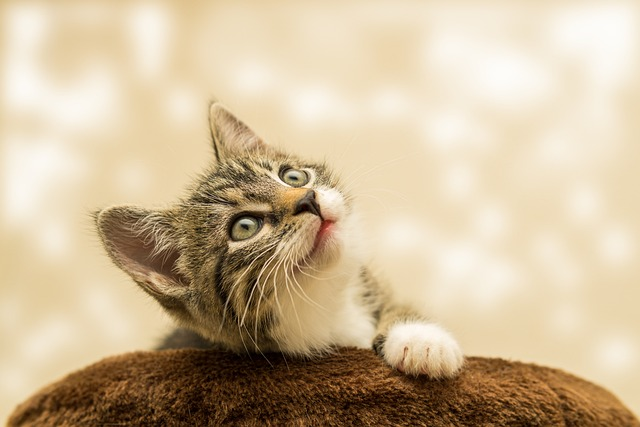
#> input picture test.jpg, 640 x 427 px
$ python code.py
#> lines starting #> are read from the running program, lines starting #| are printed output that depends on the picture
import cv2
import numpy as np
import matplotlib.pyplot as plt

# Load the image
img = cv2.imread('test.jpg')
#> img is the input picture: shape (427, 640, 3); mean B, G, R 154.1, 184.7, 204.2

# Convert the image from BGR to RGB
img = cv2.cvtColor(img, cv2.COLOR_BGR2RGB)

# Apply histogram to each color channel
color = ('r', 'g', 'b')
for i, col in enumerate(color):
    histr = cv2.calcHist([img], [i], None, [256], [0, 256])
    plt.plot(histr, color=col)
    plt.xlim([0, 256])
plt.title('Histogram for original image')
plt.show()
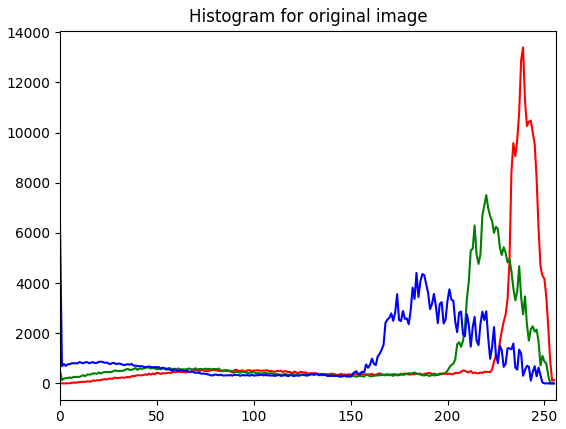
#> figure drawn by matplotlib, 1 panel; curve peaks at x = 239, y = 13396; curve peaks at x = 220, y = 7504; curve peaks at x = 0, y = 6300

# Increase contrast
img_yuv = cv2.cvtColor(img, cv2.COLOR_BGR2YUV)
#> img_yuv: shape (427, 640, 3); mean of channels 0, 1, 2 177.7, 141, 107.2
img_yuv[:,:,0] = cv2.equalizeHist(img_yuv[:,:,0])
#> img_yuv: shape (427, 640, 3); mean of channels 0, 1, 2 128.9, 141, 107.2
img_output = cv2.cvtColor(img_yuv, cv2.COLOR_YUV2BGR)
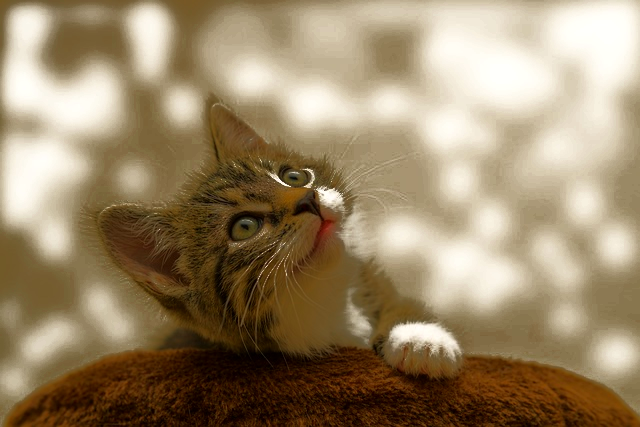
#> img_output: shape (427, 640, 3); mean R, G, B 155.1, 135.9, 105.8

# Reduce brightness
brightness_matrix = np.ones(img.shape, dtype='uint8') * 60
img_bright = cv2.subtract(img_output, brightness_matrix)
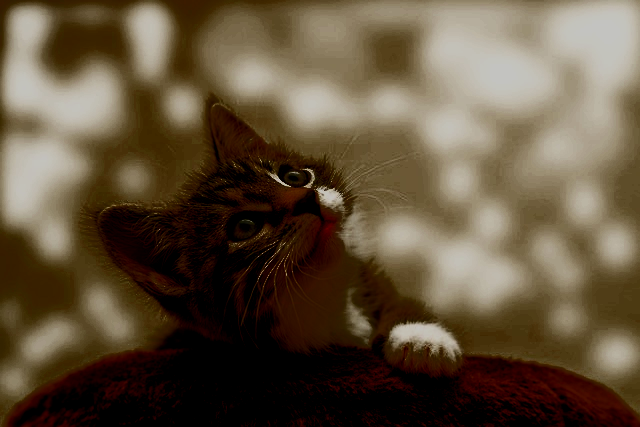
#> img_bright: shape (427, 640, 3); mean R, G, B 96.9, 81.6, 60.6

# Apply histogram to each color channel for the processed image
for i, col in enumerate(color):
    histr = cv2.calcHist([img_bright], [i], None, [256], [0, 256])
    plt.plot(histr, color=col)
    plt.xlim([0, 256])
plt.title('Histogram for processed image')
plt.show()
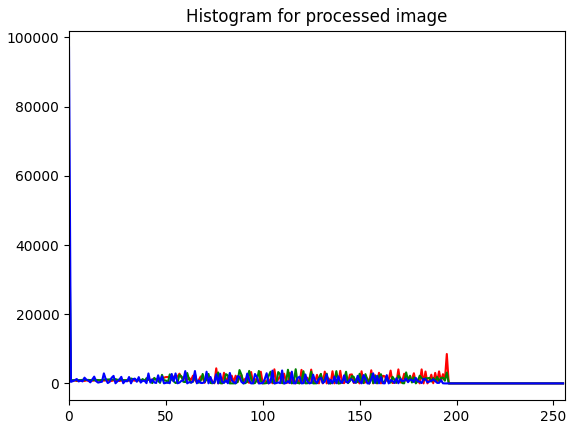
#> figure drawn by matplotlib, 1 panel; curve peaks at x = 0, y = 26633; curve peaks at x = 0, y = 54878; curve peaks at x = 0, y = 97121
